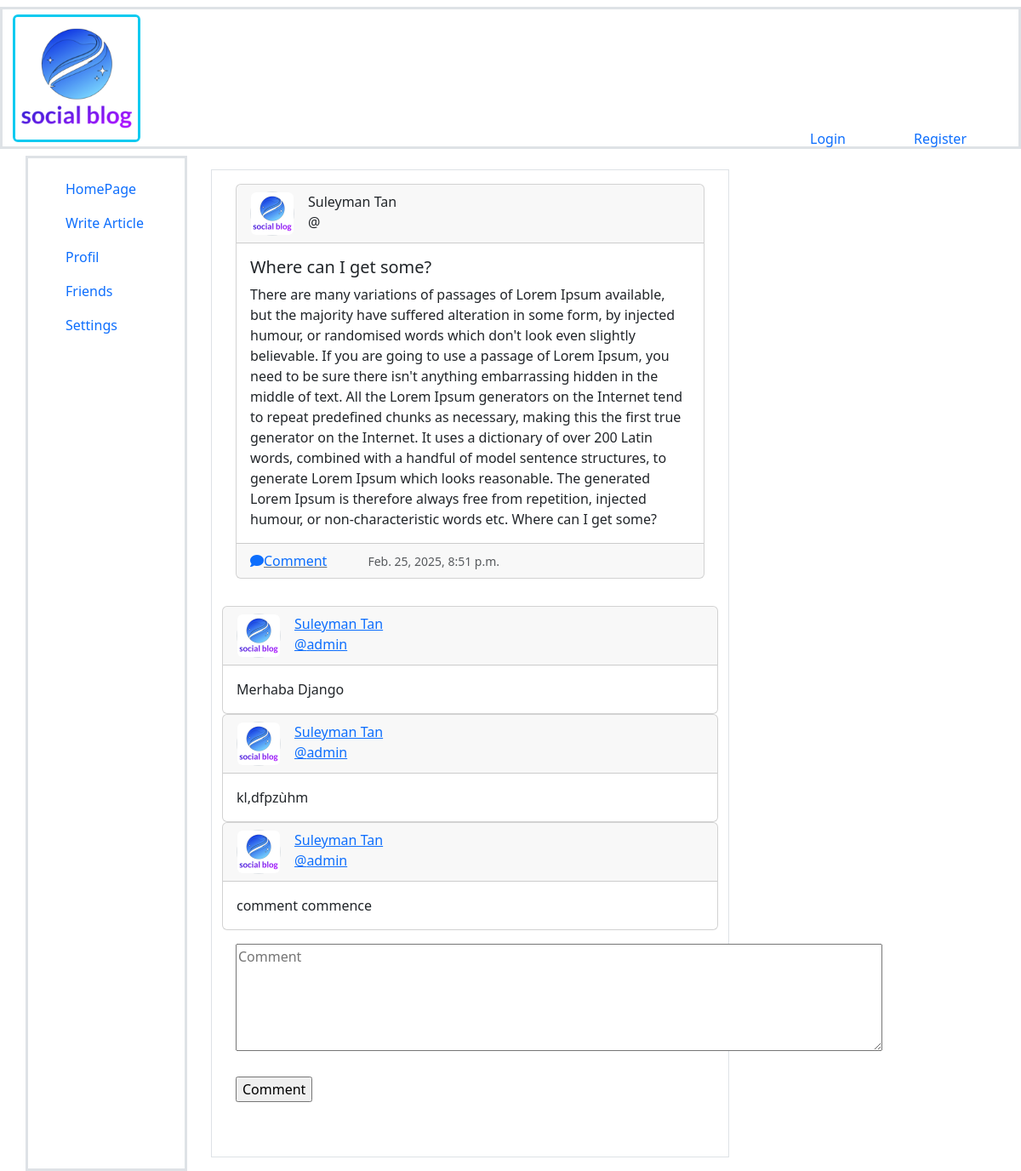
/articles/comment/second-article, run on the app's committed database.
### articles/models.py (models this page shows, shortened)
class Article(models.Model):
    title=models.CharField(max_length=200)
    content = models.TextField()
    author = models.ForeignKey(User,on_delete=models.CASCADE,related_name="articles")
    created_at = models.DateTimeField(auto_now_add=True)
    updated_at = models.DateTimeField(auto_now=True)
    slug = models.SlugField(unique=True,blank=True,null=True)
    image = models.ImageField(upload_to='article_images/',blank=True,null=True)
    class Meta:
        ordering = ['-created_at']

class Comment(models.Model):
    article=models.ForeignKey(Article, on_delete=models.CASCADE, related_name='comments')
    author = models.ForeignKey(User, on_delete=models.CASCADE)
    text = models.TextField()
    created_at = models.DateTimeField(auto_now_add=True)
    def __str__(self):
        return self.text

### articles/views.py (the view)
# urls.py: path("comment/<str:slug>",views.comment,name="comment"),
def comment(request,slug):
    article_comment = Article.objects.select_related('author').get(slug=slug)
    comments = Comment.objects.filter(article=article_comment).order_by('-created_at')
    if request.method =='POST':
        form = CommentForm(request.POST)
        if form.is_valid():
            comment = form.save(commit=False)
            comment.article = article_comment
            comment.author = request.user
            comment.save()
            return redirect ('comment',slug=slug)
    else:
        form =CommentForm
    context = {
        'article_comment':article_comment,
        'form':form,
        'comments':comments,
    }
    return render(request,'comment.html',context)

### templates/comment.html (shortened to what this page needs)
{% extends "base.html" %}
{% load static %}
{% block content %}
{% if article_comment %}
<div class="container-fluid border">
    <row>
        <div class="col-md-12 p-3">
            <div class="card mb-3">
                <div class="card-header d-flex flex-row">
                    <div class="text-center border" style="border-radius:50%; !important;">
                        <img src="{% static "images/logo.png" %}" class="rounded " alt="..." style='height:50px; width:50px; border-radius:50%; !important;'>
                    </div>
                    <p class="card-text ps-3">{{article_comment.author.get_full_name}}</br>@{{article_read.author}}</p>
                </div>
                {% if article_read.image %}
                <img src="{{article_read.image.url }}" class="card-img-top" alt="...">
                <div class="card-body">
                    <h5 class="card-title">{{article_comment.title}}</h5>
                    <p class="card-text">{{article_comment.content}}</p>
                </div>
                <div class="card-footer text-body-secondary d-flex flex-row">
                    <p class="card-text ps-5"><i class="fa-solid fa-comment"></i>Comment</p>
                    <p class="card-text ps-5"><small class="text-body-secondary">{{article_comment.created_at}} </small></p>
                </div>
                {% else %}
                <div class="card-body">
                    <h5 class="card-title">{{article_comment.title}}</h5>
                    <p class="card-text">{{article_comment.content}}</p>
                </div>
                <div class="card-footer text-body-secondary d-flex flex-row  ">
                    <a href="{% url 'comment' article_comment.slug %}" class="link-underline-secondary"><i class="fa-solid fa-comment"></i>Comment</a>
                    <p class="card-text ps-5"><small class="text-body-secondary">{{article_comment.created_at}} </small></p>
                </div>
                {% endif%}
            </div>
        </div>
        {% for comment in comments %}
        <div class="card">
            <div class="card-header d-flex flex-row">
                <div class="text-center border" style="border-radius:50%; !important;">
                    <img src="{% static "images/logo.png" %}" class="rounded " alt="..." style='height:50px; width:50px; border-radius:50%; !important;'>
                </div>
               <a href=""> <p class="card-text ps-3">{{comment.article.author.get_full_name}}</br>@{{comment.article.author}}</p></a>
            </div>
            <div class="card-body">
                <p class="card-text">{{comment}}</p>
            </div>
        </div>
        {% endfor %}
        <row>
            <div class="col-md-12">
        <form method='POST' class="p-3">
            {{form}}
        <input type="submit" value="Comment" class=''>
        </form>
    </div>
    </row>
</div>
    {%endif %}
{% endblock content %}

### templates/base.html (shortened to what this page needs)
{% load static %}
<!DOCTYPE HTML>
<html>
	<head>
		<link rel="stylesheet" href="{% static 'css/bootstrap.min.css' %}" />
		<link rel="stylesheet" href="https://cdnjs.cloudflare.com/ajax/libs/font-awesome/6.5.1/css/all.min.css" />
	</head>
	<body class="">
		<nav class="navbar ">
			<div class="container-fluid border border-3">
				<a class="navbar-brand " href="{% url 'index' %}">
					<img src="{% static "images/logo.png"%}"  width="150" height="150" alt="Logo"class="d-inline-block align-text-top border border-3 rounded border-info ">
			  	</a>
			  	{% if user.is_authenticated %}
			  	<ul class="nav justify-content-end position-absolute bottom-0 end-0 d-flex justify-content-evenly">
					<li class="nav-item pe-5">
				  		<a class="nav-link active" aria-current="page" href="#">{{ request.user.username}}</a>
					</li>
					<li class="nav-item pe-5">
						<a class="nav-link" href="{% url 'logout' %}">Logout</a>
				 	</li>
				</ul>
				  {% else %}
				<ul class="nav justify-content-end position-absolute bottom-0 end-0 d-flex justify-content-evenly">
					<li class="nav-item pe-5">
				  		<a class="nav-link" href="{% url 'login' %}">Login</a>
					</li>
					<li class="nav-item pe-5">
						<a class="nav-link" href="{% url 'register' %}">Register</a>
				  	</li>
			    </ul>
			  {% endif %}
			</div>
		</nav>
		<div class="container">
			<div class="row">
				<div class="col-md-2 border border-3">
					<ul class="nav flex-column p-3 color-dark">
						<li class="nav-item">
						  <a class="nav-link" aria-current="page" href="{% url 'index' %}">HomePage</a>
						</li>
						<li class="nav-item">
							<a class="nav-link" href="{% url 'create_article' %}">Write Article</a>
						  </li>
						<li class="nav-item">
						  <a class="nav-link" href="{% url 'profile' user.pk  %}">Profil</a>
						</li>
						<li class="nav-item">
						  <a class="nav-link" href="{% url 'friends' %}">Friends</a>
						</li>
						<li class="nav-item">
						  <a class="nav-link" href="#">Settings</a>
						</li>
					</ul>
				</div>
				<div class="col-md-7">
					<div class='container-fluid'>
					<div class='row p-3'>
					{% block content %}
					{% endblock content %}
					</div>
					</div>
				</div>
				<div class="col-md-3">
					<div class='container-fluid'>
						<div class='row p-3'>
				</div>
			</div>
				</div>
		    </div>
		</div>
    </body>
</html>

### data on the page
Article: author.get_full_name "Suleyman Tan", title "Where can I get some?", content "There are many variations of passages of Lorem Ipsum available, but the majority have suffered alteration in some form, by injected humour, or randomised words which don't look even slightly believable. If you are going to use a passage of Lorem Ipsum, you need to be sure there isn't anything embarrassing hidden in the middle of text. All the Lorem Ipsum generators on the Internet tend to repeat predefined chunks as necessary, making this the first true generator on the Internet. It uses a dictionary of over 200 Latin words, combined with a handful of model sentence structures, to generate Lorem Ipsum which looks reasonable. The generated Lorem Ipsum is therefore always free from…", created_at "Feb. 25, 2025, 8:51 p.m."
Comment: article.author.get_full_name "Suleyman Tan", article.author "admin", text "Merhaba Django"
Comment: article.author.get_full_name "Suleyman Tan", article.author "admin", text "kl,dfpzùhm"
Comment: article.author.get_full_name "Suleyman Tan", article.author "admin", text "comment commence"
